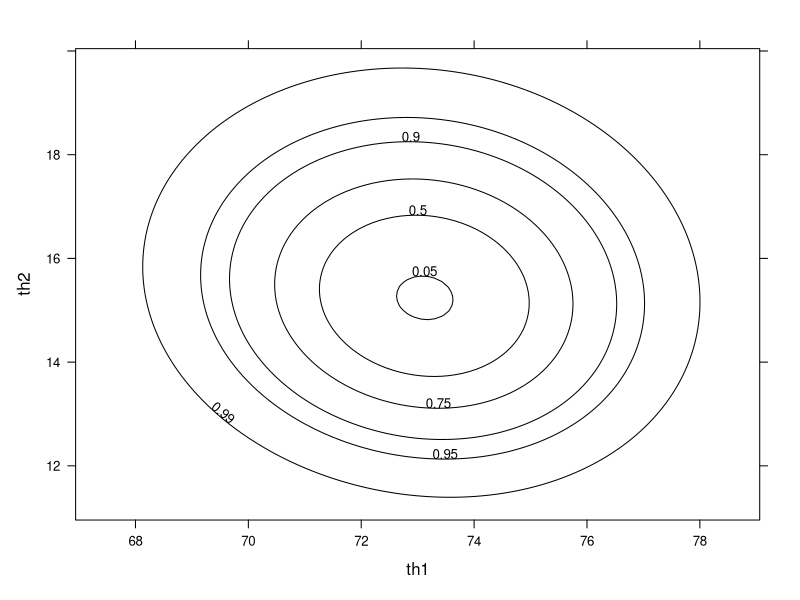
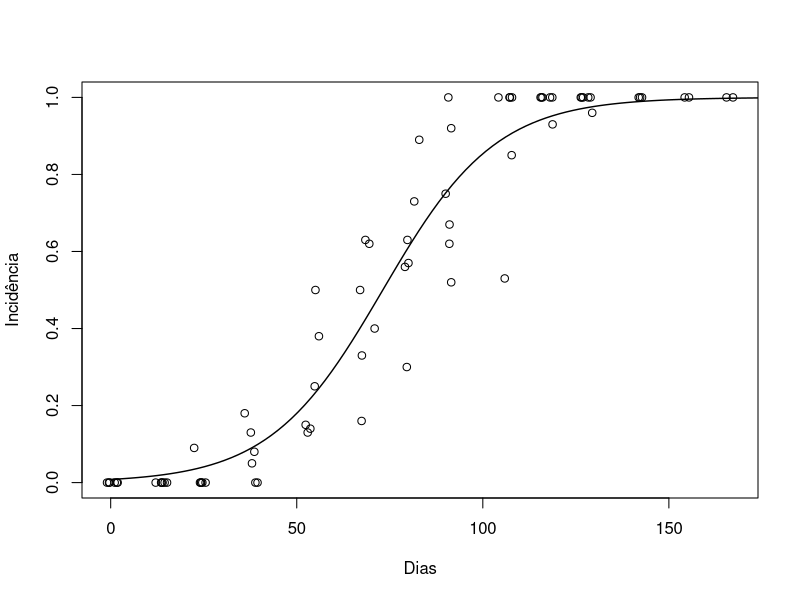
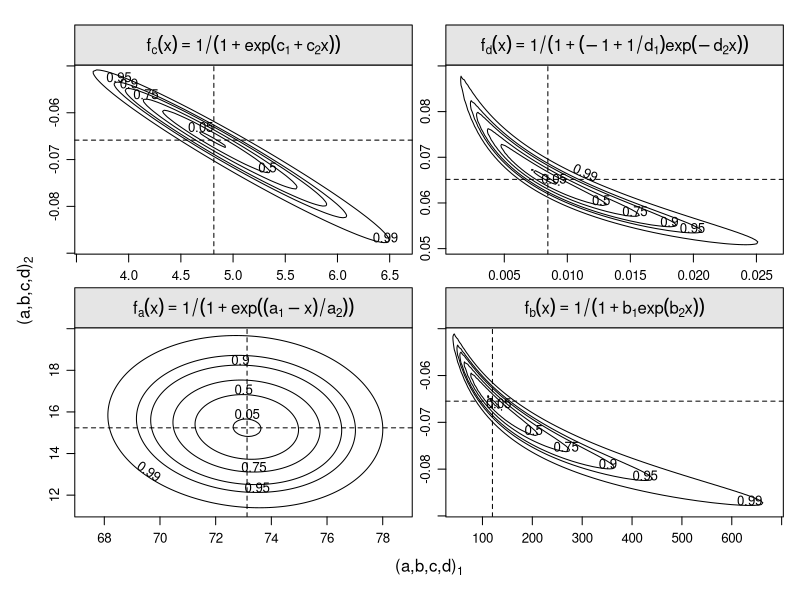

The R source for these figures, in order:
## ---- chunk 1
#------------------------------------------------------------------------------------------
# ler

dados <- structure(list(dia = c(
                          0L, 0L, 0L, 0L, 0L, 0L, 14L, 14L, 14L, 14L, 
                          14L, 14L, 24L, 24L, 24L, 24L, 24L, 24L, 38L, 38L, 
                          38L, 38L, 38L, 38L, 54L, 54L, 54L, 54L, 54L, 54L,
                          69L, 69L, 69L, 69L, 69L, 69L, 81L, 81L, 81L, 81L,
                          81L, 81L, 92L, 92L, 92L, 92L, 92L, 92L, 106L, 106L,
                          106L, 106L, 106L, 106L, 117L, 117L, 117L, 117L, 117L,
                          117L, 128L, 128L, 128L, 128L, 128L, 128L, 142L, 142L,
                          142L, 154L, 154L, 166L, 166L),
                        inc2 = c(
                          0, 0, 0, 0, 0, 0, 0, 0, 0, 0, 0, 0, 0, 0, 0, 0,
                          0.09, 0, 0.13, 0, 0, 0.08, 0.18, 0.05, 0.38, 0.25,
                          0.13, 0.15, 0.5, 0.14, 0.33, 0.4, 0.63, 0.16, 0.5,
                          0.62, 0.56, 0.73, 0.63, 0.3, 0.89, 0.57, 0.92, 0.62,
                          0.75, 0.52, 1, 0.67, 1, 1, 1, 0.53, 1, 0.85, 1, 1, 1,
                          0.93, 1, 1, 1, 1, 1, 0.96, 1, 1, 1, 1, 1, 1, 1, 1, 1)),
                   .Names = c("dia", "inc2"), class = "data.frame")
## ---- chunk 2
ll <- function(th, y, x, model){
  ex <- do.call(model, list(x=x, th=th))
  sd <- sqrt(crossprod(y-ex)/length(x))
  ll <- sum(dnorm(y, mean=ex, sd=sd, log=TRUE))
  ll
}
## ---- chunk 3
# parametrizações
f.a <- function(x, th){ 1/(1+exp((th[1]-x)/th[2])) }
f.b <- function(x, th){ 1/(1+th[1]*exp(th[2]*x)) }
f.c <- function(x, th){ 1/(1+exp(th[1]+th[2]*x)) }
f.d <- function(x, th){ 1/(1+(-1+1/th[1])*exp(-th[2]*x)) }

# dados
y <- dados$inc2; x <- dados$dia

# lista com valores iniciais e modelo
init.list <- list(A=list(par=c(80,13), model=f.a),
                  B=list(par=c(120,-0.06), model=f.b),
                  C=list(par=c(5,-0.06), model=f.c),
                  D=list(par=c(0.008, 0.065), model=f.d))

# lista com termos fixos durante otmização
fixed.list <- list(fn=ll, x=x, y=y, method="BFGS",
                   control=list(fnscale=-1))

# otimização em série dos modelos
op.all <-
  lapply(init.list,
         function(i){
           op <- do.call(optim, c(i, fixed.list)); op
         })

# estimativas dos parâmetros
pars <- sapply(op.all, "[[", "par"); pars

# log-verossimilhança dos modelos
ll0 <- sapply(op.all, "[[", "value"); ll0

# contornos de log-verossimilhança
leng <- 100
grid.a <- expand.grid(th1=seq(67,79,l=leng), th2=seq(11,20,l=leng))
grid.a$ll <- apply(grid.a, 1, ll, y=y, x=x, model=f.a)
grid.a$dev <- with(grid.a, -2*(ll-ll0["A"]))

levels <- c(0.05,0.5,0.75,0.9,0.95,0.99)
qchi <- qchisq(levels, df=2)

require(lattice)

contourplot(dev~th1+th2, data=grid.a, at=qchi,
            labels=list(labels=as.character(levels), cex=0.8))
## ---- chunk 4
plot(inc2~jitter(dia), dados, ylab="Incidência", xlab="Dias")
curve(f.a(x, th=pars[,1]), 0, 180, add=TRUE, lwd=1.4)
## ---- chunk 5
grid.b <- expand.grid(th1=seq(30,700,l=leng), th2=seq(-0.09,-0.05,l=leng))
grid.b$ll <- apply(grid.b, 1, ll, y=y, x=x, model=f.b)
grid.b$dev <- with(grid.b, -2*(ll-ll0["B"]))

grid.c <- expand.grid(th1=seq(3.5,6.7,l=leng), th2=seq(-0.09,-0.05,l=leng))
grid.c$ll <- apply(grid.c, 1, ll, y=y, x=x, model=f.c)
grid.c$dev <- with(grid.c, -2*(ll-ll0["C"]))

grid.d <- expand.grid(th1=seq(0.0005,0.027,l=leng), th2=seq(0.049,0.09,l=leng))
grid.d$ll <- apply(grid.d, 1, ll, y=y, x=x, model=f.d)
grid.d$dev <- with(grid.d, -2*(ll-ll0["D"]))

grid.full <- rbind(grid.a, grid.b, grid.c, grid.d)
grid.full$para <- rep(c("A","B","C","D"), each=leng^2)

expr <- c(expression(f[a](x) == 1/(1+exp((a[1]-x)/a[2]))),
          expression(f[b](x) == 1/(1+b[1]*exp(b[2]*x))),
          expression(f[c](x) == 1/(1+exp(c[1]+c[2]*x))),
          expression(f[d](x) == 1/(1+(-1+1/d[1])*exp(-d[2]*x))))
## ---- chunk 6
print(
contourplot(dev~th1+th2|para, data=grid.full, at=qchi, scales="free",
            labels=list(labels=as.character(levels), cex=0.8), #aspect=0.8,
            xlab=expression("(a,b,c,d)"[1]), ylab=expression("(a,b,c,d)"[2]),
            strip=strip.custom(bg="gray90", factor.levels=(expr)),
            par.settings=list(layout.heights=list(strip=2)),
            panel=function(...){
              panel.contourplot(...)
              i <- which.packet()
              panel.abline(v=pars[1,i], h=pars[2,i], lty=2)
            })
  )
